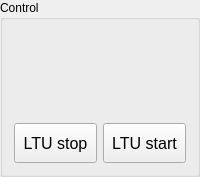
       <widget class="QGroupBox" name="groupBox_4" >
        <property name="title" >
         <string>Control</string>
        </property>
        <layout class="QGridLayout" >
         <item row="0" column="0" colspan="2" >
          <widget class="CABoButton" name="caBoButton" >
           <property name="minimumSize" >
            <size>
             <width>0</width>
             <height>40</height>
            </size>
           </property>
           <property name="align" stdset="0" >
            <enum>CABoButton::Column</enum>
           </property>
           <property name="pvname" >
            <string>KPCS_SYS_ARMING</string>
           </property>
           <property name="truelabel" >
            <string>Arming</string>
           </property>
           <property name="falselabel" >
            <string>Release</string>
           </property>
           <property name="selColor" >
            <color>
             <red>0</red>
             <green>255</green>
             <blue>0</blue>
            </color>
           </property>
          </widget>
         </item>
         <item row="1" column="0" colspan="2" >
          <widget class="CABoButton" name="caBoButton_2" >
           <property name="minimumSize" >
            <size>
             <width>0</width>
             <height>40</height>
            </size>
           </property>
           <property name="align" stdset="0" >
            <enum>CABoButton::Column</enum>
           </property>
           <property name="pvname" >
            <string>KPCS_SYS_RUN</string>
           </property>
           <property name="truelabel" >
            <string>Run</string>
           </property>
           <property name="falselabel" >
            <string>Stop</string>
           </property>
           <property name="selColor" >
            <color>
             <red>0</red>
             <green>255</green>
             <blue>0</blue>
            </color>
           </property>
          </widget>
         </item>
         <item row="2" column="0" >
          <widget class="CAPushButton" name="caPushButton_35" >
           <property name="minimumSize" >
            <size>
             <width>50</width>
             <height>40</height>
            </size>
           </property>
           <property name="maximumSize" >
            <size>
             <width>100</width>
             <height>40</height>
            </size>
           </property>
           <property name="font" >
            <font>
             <pointsize>12</pointsize>
            </font>
           </property>
           <property name="statusTip" >
            <string>PVname : ITERPCS_LTU_SHOT_END</string>
           </property>
           <property name="text" >
            <string>LTU stop</string>
           </property>
           <property name="buttonType" >
            <enum>CAPushButton::PulseButton</enum>
           </property>
           <property name="pvname" >
            <string>ITERPCS_LTU_SHOT_END</string>
           </property>
           <property name="truelabel" >
            <string>LTU stop</string>
           </property>
           <property name="falselabel" >
            <string>LTU stop</string>
           </property>
           <property name="selColor" >
            <color>
             <red>0</red>
             <green>255</green>
             <blue>0</blue>
            </color>
           </property>
           <property name="unselColor" >
            <color>
             <red>200</red>
             <green>200</green>
             <blue>200</blue>
            </color>
           </property>
          </widget>
         </item>
         <item row="2" column="1" >
          <widget class="CAPushButton" name="caPushButton_22" >
           <property name="minimumSize" >
            <size>
             <width>50</width>
             <height>40</height>
            </size>
           </property>
           <property name="maximumSize" >
            <size>
             <width>100</width>
             <height>40</height>
            </size>
           </property>
           <property name="font" >
            <font>
             <pointsize>12</pointsize>
            </font>
           </property>
           <property name="statusTip" >
            <string>PVname : ITERPCS_LTU_SOFT_START</string>
           </property>
           <property name="text" >
            <string>LTU start</string>
           </property>
           <property name="buttonType" >
            <enum>CAPushButton::TrueButton</enum>
           </property>
           <property name="pvname" >
            <string>ITERPCS_LTU_SOFT_START</string>
           </property>
           <property name="truelabel" >
            <string>LTU start</string>
           </property>
           <property name="falselabel" >
            <string>LTU start</string>
           </property>
           <property name="selColor" >
            <color>
             <red>0</red>
             <green>255</green>
             <blue>0</blue>
            </color>
           </property>
           <property name="unselColor" >
            <color>
             <red>200</red>
             <green>200</green>
             <blue>200</blue>
            </color>
           </property>
          </widget>
         </item>
        </layout>
       </widget>
